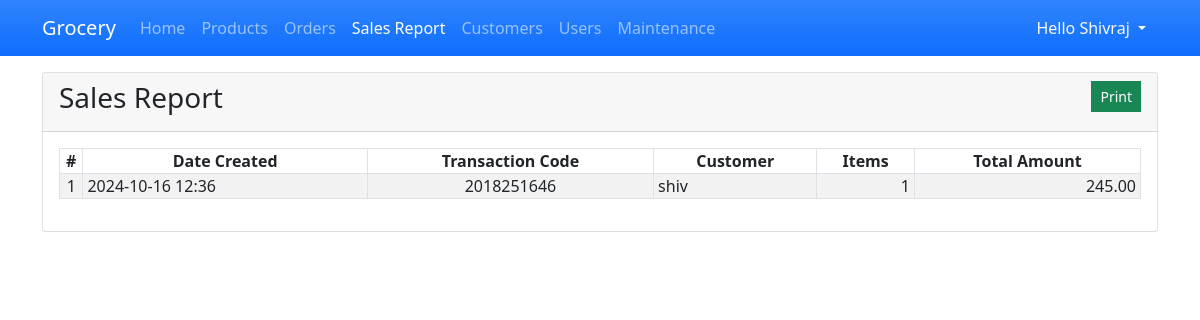
The page /admin/?page=report (signed in) on the database its author committed.
### tables this page shows
CREATE TABLE `order_list` (
  `order_id` int(11) NOT NULL,
  `customer_id` int(11) NOT NULL,
  `transaction_code` int(11) NOT NULL,
  `fee_id` int(11) NOT NULL,
  `delivery_address` int(11) NOT NULL,
  `total_amount` double NOT NULL,
  `status` int(11) NOT NULL DEFAULT 0,
  `date_created` timestamp NOT NULL DEFAULT current_timestamp()
);

CREATE TABLE `customer_list` (
  `customer_id` int(11) NOT NULL,
  `fullname` varchar(20) NOT NULL,
  `username` text NOT NULL,
  `password` text NOT NULL,
  `email` text NOT NULL,
  `contact` text NOT NULL,
  `address` text NOT NULL,
  `status` int(11) NOT NULL DEFAULT 1,
  `date_created` timestamp NOT NULL DEFAULT current_timestamp(),
  `date_updated` timestamp NOT NULL DEFAULT current_timestamp()
);

CREATE TABLE `fees_list` (
  `fee_id` int(11) NOT NULL,
  `location` varchar(100) DEFAULT NULL,
  `amount` double NOT NULL,
  `status` int(11) NOT NULL DEFAULT 1,
  `date_created` timestamp NOT NULL DEFAULT current_timestamp()
);

### admin/report.php (the view, shortened to what this page needs)
<div class="card">
    <div class="card-header d-flex justify-content-between">
        <h3 class="card-title">Sales Report</h3>
        <div class="card-tools align-middle">
            <button class="btn btn-success btn-sm py-1 rounded-0" type="button" id="print">Print</button>
        </div>
    </div>
    <div class="card-body">
        <div id="outprint">
        <table class="table table-hover table-striped table-bordered">
            <thead>
                <tr>
                    <th class="text-center p-0">#</th>
                    <th class="text-center p-0">Date Created</th>
                    <th class="text-center p-0">Transaction Code</th>
                    <th class="text-center p-0">Customer</th>
                    <th class="text-center p-0">Items</th>
                    <th class="text-center p-0">Total Amount</th>
                </tr>
            </thead>
            <tbody>
                <?php
             $sql = "SELECT o.*, c.fullname, f.location, f.amount
             FROM `order_list` o
             INNER JOIN `customer_list` c ON o.customer_id = c.customer_id
             INNER JOIN `fees_list` f ON o.fee_id = f.fee_id
             WHERE o.status IN (1, 2)
             ORDER BY UNIX_TIMESTAMP(o.`date_created`) ASC";
                $qry = $conn->query($sql);
                $i = 1;
                    while($row = $qry->fetch_assoc()):
                        $items = $conn->query("SELECT SUM(quantity) as `items` from `order_items` where `order_id` = '{$row['order_id']}'")->fetch_assoc()['items'];
                ?>
                <tr>
                    <td class="text-center p-0"><?php echo $i++; ?></td>
                    <td class="py-0 px-1"><?php echo date("Y-m-d H:i",strtotime($row['date_created'])) ?></td>
                    <td class="py-0 px-1 text-center"><?php echo $row['transaction_code'] ?></td>
                    <td class="py-0 px-1"><?php echo $row['fullname'] ?></td>
                    <td class="py-0 px-1 text-end"><?php echo number_format($items) ?></td>
                    <td class="py-0 px-1 text-end"><?php echo number_format($row['total_amount']+$row['amount'],2) ?></td>
                </tr>
                <?php endwhile; ?>
            </tbody>
        </table>
        </div>
    </div>
</div>

### css/custom.css (style rules this page uses)
:root { --bs-success-rgb: 71, 222, 152 !important; }
html, body { height: 100%; width: 100%; }

### rows shown on the page
order_list: date_created "2024-10-16 12:36", transaction_code "2018251646", customer.fullname "shiv", items "1", $row['total_amount']+$row['amount'] "245.00"

### other values the page prints
$_SESSION['fullname'] "Shivraj"
